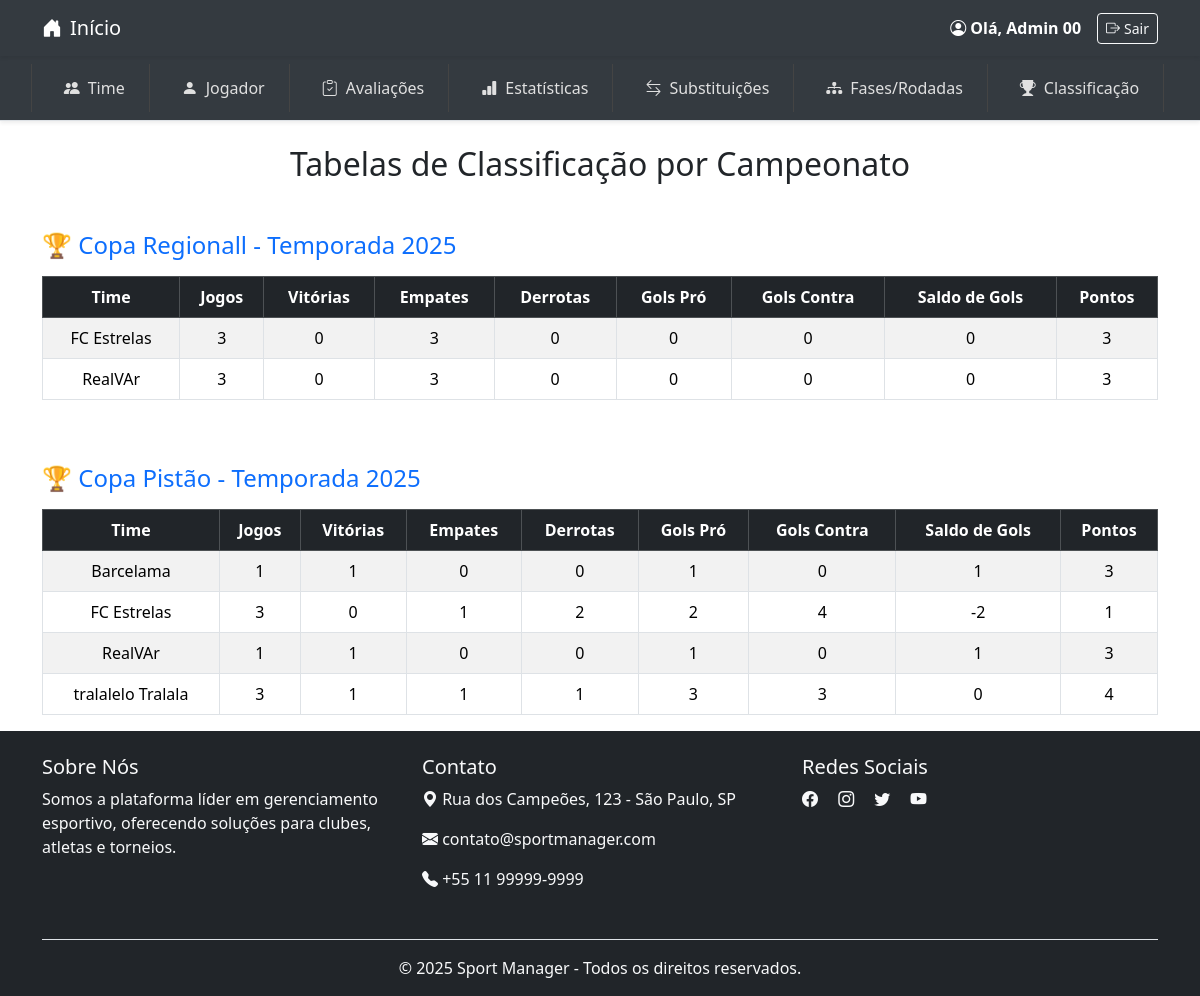
The page /public/views/campeonatos/tabela_classificacao.php (signed in) on the database its author committed.
### tables this page shows
CREATE TABLE `campeonatos` (
  `id` int NOT NULL AUTO_INCREMENT,
  `nome` varchar(100) NOT NULL,
  `descricao` text,
  `temporada` year NOT NULL,
  `formato` enum('Pontos Corridos','Mata-Mata','Fase de Grupos') NOT NULL,
  `criado_em` timestamp NULL DEFAULT CURRENT_TIMESTAMP,
  `modalidade` varchar(20) DEFAULT 'Futebol',
  `criado_por` int NOT NULL,
  PRIMARY KEY (`id`)
);

CREATE TABLE `times` (
  `id` int NOT NULL AUTO_INCREMENT,
  `nome` varchar(100) NOT NULL,
  `escudo` varchar(255) DEFAULT NULL,
  `cidade` varchar(100) DEFAULT NULL,
  `estadio` varchar(100) DEFAULT NULL,
  `admin_id` int DEFAULT NULL,
  `codigo_publico` varchar(10) DEFAULT NULL,
  PRIMARY KEY (`id`),
  UNIQUE KEY `codigo_publico` (`codigo_publico`)
);

### public/views/campeonatos/tabela_classificacao.php (the view, shortened to what this page needs)
<?php
require_once __DIR__ . '/../../../config/database.php';
include '../cabecalho/header.php';
$tipo = strtolower($_SESSION['usuario_tipo'] ?? '');
switch ($tipo) {
    case 'administrador':
        include '../cabecalho/tabela_administrativa.php';
        break;
}
?>
<!DOCTYPE html>
<html lang="pt-br">
<head>
    <link href="../../../assets/css/bootstrap.min.css" rel="stylesheet">
</head>
<body>
<div class="container mt-4">
    <h2 class="mb-4 text-center">Tabelas de Classificação por Campeonato</h2>
    <?php
    $campeonatos = $conn->query("SELECT id, nome, temporada FROM campeonatos ORDER BY temporada DESC");
    while ($camp = $campeonatos->fetch_assoc()) {
        echo "<h4 class='mt-5 mb-3 text-primary'>🏆 {$camp['nome']} - Temporada {$camp['temporada']}</h4>";
        echo "<div class='table-responsive'>
                <table class='table table-striped table-bordered text-center'>
                    <thead class='table-dark'>
                        <tr>
                            <th>Time</th>
                            <th>Jogos</th>
                            <th>Vitórias</th>
                            <th>Empates</th>
                            <th>Derrotas</th>
                            <th>Gols Pró</th>
                            <th>Gols Contra</th>
                            <th>Saldo de Gols</th>
                            <th>Pontos</th>
                        </tr>
                    </thead>
                    <tbody>";
        $sqlTimes = "SELECT t.id, t.nome FROM times t
                     JOIN times_campeonatos tc ON tc.time_id = t.id
                     WHERE tc.campeonato_id = {$camp['id']}
                     ORDER BY t.nome ASC";
        $res = $conn->query($sqlTimes);
        while ($time = $res->fetch_assoc()) {
            $timeId = $time['id'];
            $partidas = "SELECT * FROM partidas
                         WHERE campeonato_id = {$camp['id']} AND (time_casa = $timeId OR time_fora = $timeId)";
            $resultPartidas = $conn->query($partidas);
            $jogos = $vitorias = $empates = $derrotas = $gols_pro = $gols_contra = 0;
            while ($p = $resultPartidas->fetch_assoc()) {
                $jogos++;
                $is_casa = $p['time_casa'] == $timeId;
                $gp = $is_casa ? $p['placar_casa'] : $p['placar_fora'];
                $gc = $is_casa ? $p['placar_fora'] : $p['placar_casa'];
                $gols_pro += $gp;
                $gols_contra += $gc;
                if ($gp > $gc) $vitorias++;
                elseif ($gp == $gc) $empates++;
                else $derrotas++;
            }
            $saldo = $gols_pro - $gols_contra;
            $pontos = $vitorias * 3 + $empates;
            echo "<tr>
                    <td>{$time['nome']}</td>
                    <td>{$jogos}</td>
                    <td>{$vitorias}</td>
                    <td>{$empates}</td>
                    <td>{$derrotas}</td>
                    <td>{$gols_pro}</td>
                    <td>{$gols_contra}</td>
                    <td>{$saldo}</td>
                    <td>{$pontos}</td>
                  </tr>";
        }
        echo "      </tbody>
                </table>
              </div>";
    }
    ?>
</div>
<?php include '../cabecalho/footer.php'; ?>
</body>
</html>

### rows shown on the page
campeonatos: nome "Copa Regionall", temporada "2025"
times: nome "FC Estrelas", jogos "3", vitorias "0", empates "3", derrotas "0", gols_pro "0", gols_contra "0", saldo "0", pontos "3", empates "1", derrotas "2", gols_pro "2", gols_contra "4", saldo "-2", pontos "1"
times: nome "RealVAr", jogos "3", vitorias "0", empates "3", derrotas "0", gols_pro "0", gols_contra "0", saldo "0", pontos "3", jogos "1", vitorias "1", empates "0", gols_pro "1", saldo "1"
campeonatos: nome "Copa Pistão", temporada "2025"
times: nome "Barcelama", jogos "1", vitorias "1", empates "0", derrotas "0", gols_pro "1", gols_contra "0", saldo "1", pontos "3"
times: nome "tralalelo Tralala", jogos "3", vitorias "1", empates "1", derrotas "1", gols_pro "3", gols_contra "3", saldo "0", pontos "4"

### other values the page prints
$_SESSION['usuario_nome'] "Admin 00"
